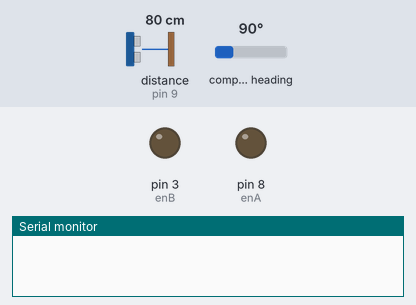
The sketch below on a simulated Arduino Uno, built with avr-gcc and run on an emulated ATmega328P. On the bench: output pins drawn as LEDs (lit = HIGH), the last lines printed to the serial monitor. Dashed ring = blinking. Inputs (shaded band) come from the test bench; at power-on: distance to the obstacle (sensor on pin 9) 80 cm, compass heading 90°.

Above: at 0.1 s.
At 2.7 s:
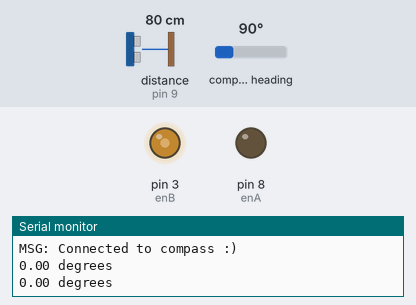
2.8 s: distance to the obstacle (sensor on pin 9) set to 18 cm
5.2 s: distance to the obstacle (sensor on pin 9) set to 13 cm
At 8.0 s:
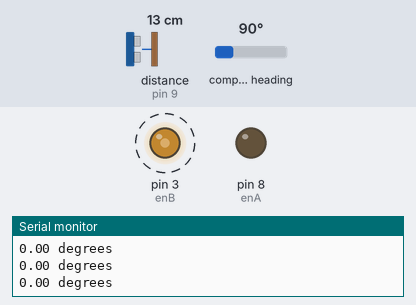
Timing chart, 0 to 15.3 s (numbered marks = the images above; inputs shaded):
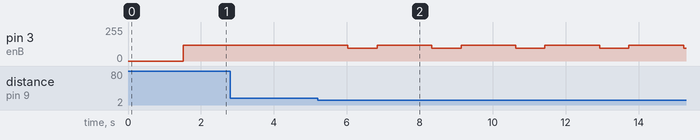

The sketch:

maze_solver.ino
```cpp
#include "Wire.h"
#include "I2Cdev.h"
#include "HMC5883L.h"
#include "Ultrasonic.h"
#include "MPU6050.h"

#define DEBUG true
#define TWO_PI 2 * M_PI
#define INV_RAD 180 / M_PI

Ultrasonic ultrasonic(10, 9);
int distance_sensor;

HMC5883L compass;
int16_t cx, cy, cz;
float forward_orientation;

MPU6050 gyro(0x69);
int16_t ax, ay, az;

int enA = 8;
int in1 = 4;
int in2 = 5;
int in3 = 6;
int in4 = 7;
int enB = 3;
int mspeed = 120;

void setup() {
    Wire.begin();
    delay(1000);
    Serial.begin(38400);

    if (gyro.testConnection()) {
        printMsg("Connected to gyro :)");
    } else {
        printErr("Cannot connect to gyro :(");
    }

    compass.initialize();
    if (compass.testConnection()) {
        printMsg("Connected to compass :)");
        calculate_forward_orientation();
    } else {
        printErr("Cannot connect to compass :(");
    }
}

void calculate_forward_orientation() {
    // Poll for some value in hope to reach a stable one:
    for(int i = 0; i < 5; i++) {
        forward_orientation = getHeading();
        delay(100);
    }
}

void printMsg(char* s) {
    #if DEBUG == true
        Serial.print("MSG: ");
        Serial.println(s);
    #endif
}

void printErr(char* s) {
    #if DEBUG == true
        Serial.print("ERR: ");
        Serial.println(s);
    #endif
}

float getHeading() {
    compass.getHeading(&cx, &cy, &cz);
    float data_in_rads = atan2(cy, cx);
    if (data_in_rads < 0) {
        data_in_rads += (2 * M_PI);
    }
    data_in_rads = data_in_rads * 180 / M_PI;
    return data_in_rads;
}

void driveStraight() {
    float orientation = getHeading() - forward_orientation;
    // +eve => a bit on the left while -eve => a bit on the right
    Serial.print(orientation); Serial.println(" degrees");
    int speedA = mspeed, speedB = mspeed;
    if ((int)orientation > 0) {
        // Turn a bit on the right:

    } else {
        // Turn a bit on the left:
    }

    digitalWrite(in1, HIGH);
    digitalWrite(in2, LOW);
    digitalWrite(in3, HIGH);
    digitalWrite(in4, LOW);
    analogWrite(enA, speedA);
    analogWrite(enB, speedB);
}

void driveBack() {
    digitalWrite(in1, LOW);
    digitalWrite(in2, HIGH);
    digitalWrite(in3, LOW);
    digitalWrite(in4, HIGH);
    analogWrite(enA, mspeed * 0.8);
    analogWrite(enB, mspeed * 0.8);
}

void turnRight() {
    digitalWrite(in1, LOW);
    digitalWrite(in2, LOW);
    digitalWrite(in3, HIGH);
    digitalWrite(in4, LOW);
    analogWrite(enA, mspeed);
    analogWrite(enB, mspeed);
}

void stop() {
    digitalWrite(in1, LOW);
    digitalWrite(in2, LOW);
    digitalWrite(in3, LOW);
    digitalWrite(in4, LOW);
}

void loop() {
    distance_sensor = ultrasonic.Ranging(CM);
    //Serial.print(distance_sensor); Serial.println(" cm");

    if (distance_sensor > 15) {
        driveStraight();
    } else {
        stop();
        delay(500);
        driveBack();
        delay(300);
        stop();
        delay(500);
        turnRight();
    }

    delay(1000);
}
```

Measured:
- the behaviour switches between 16 and 15 cm on distance to the obstacle (sensor on pin 9) (found by bisection; images 1 and 2)
- after the input at 5.2 s, pin 3 (enB): alternates 120/255 for 1.5 s and 96/255 for 0.80 s, starting after 0.83 s
